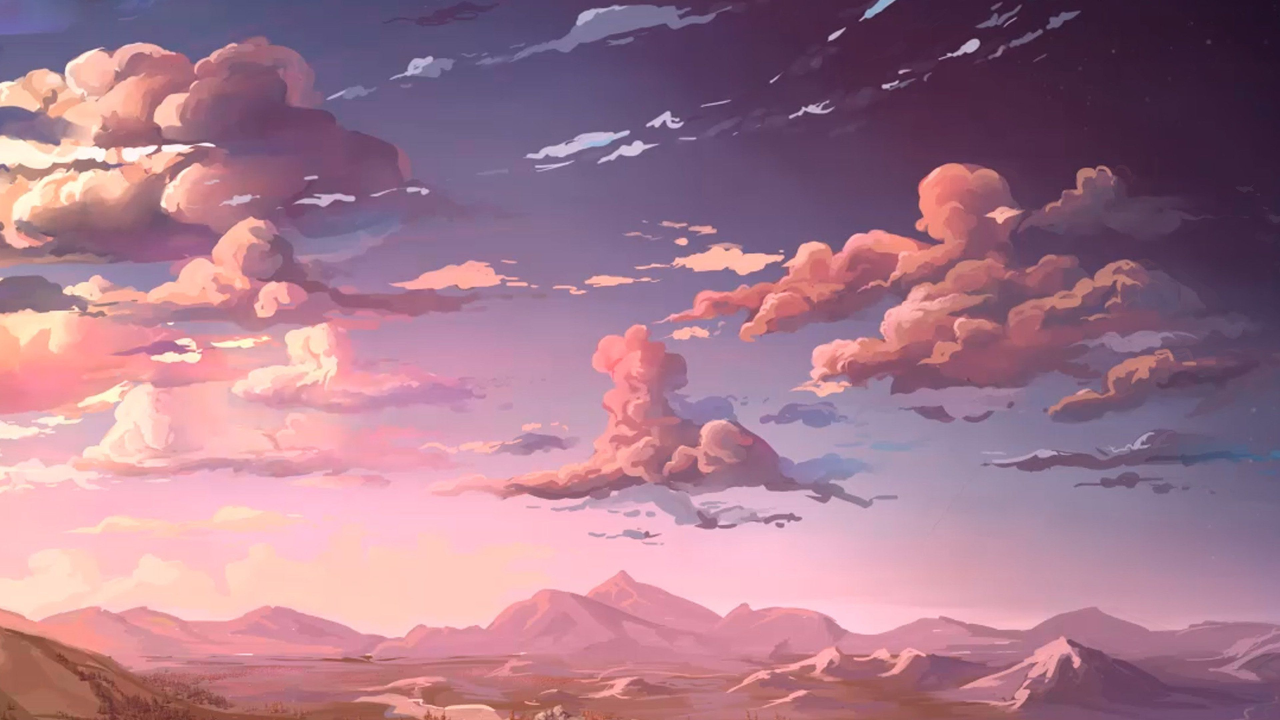
#> input picture openCV/resourses/image.jpg, 3840 x 2160 px (shown at 1/3 size)
$ python 03_CV.py
#> lines starting #> are read from the running program, lines starting #| are printed output that depends on the picture
## Reading an image, Resizing, converting into gray and displaying it

# import libararies
import cv2 as cv
from cv2 import cvtColor

img= cv.imread("resourses/image.jpg")
#> img is the input picture: shape (2160, 3840, 3); mean B, G, R 140.6, 121.6, 165.3
img= cv.resize(img,(600,400))
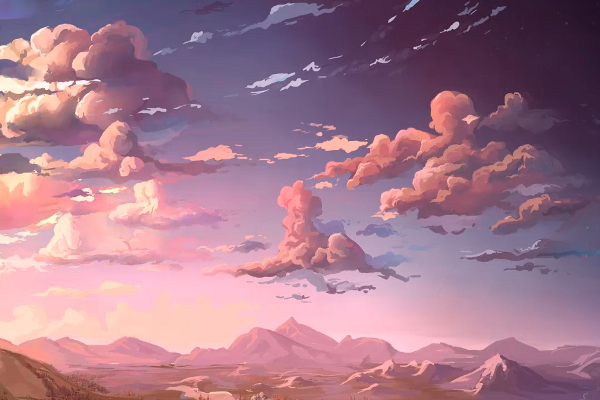
#> img: shape (400, 600, 3); mean B, G, R 140.6, 121.5, 165.3

#conversion to gray
gray_img= cvtColor(img, cv.COLOR_BGR2GRAY)
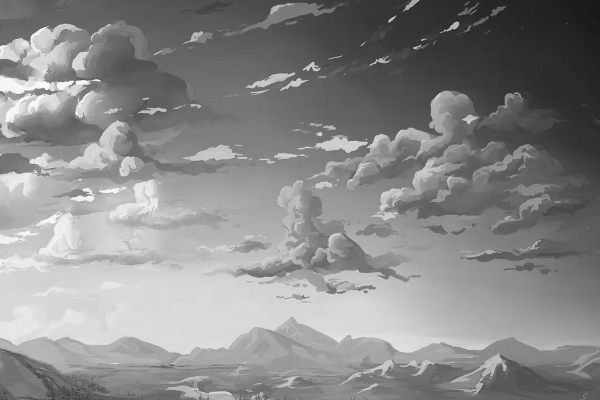
#> gray_img: shape (400, 600); min 22, max 254, mean 136.8

cv.imshow('pehli pic',img)
cv.imshow('gray pic',gray_img)

#displaycode
cv.waitKey(0)
#> (the run stopped early here; a loop or call above may not have finished)
